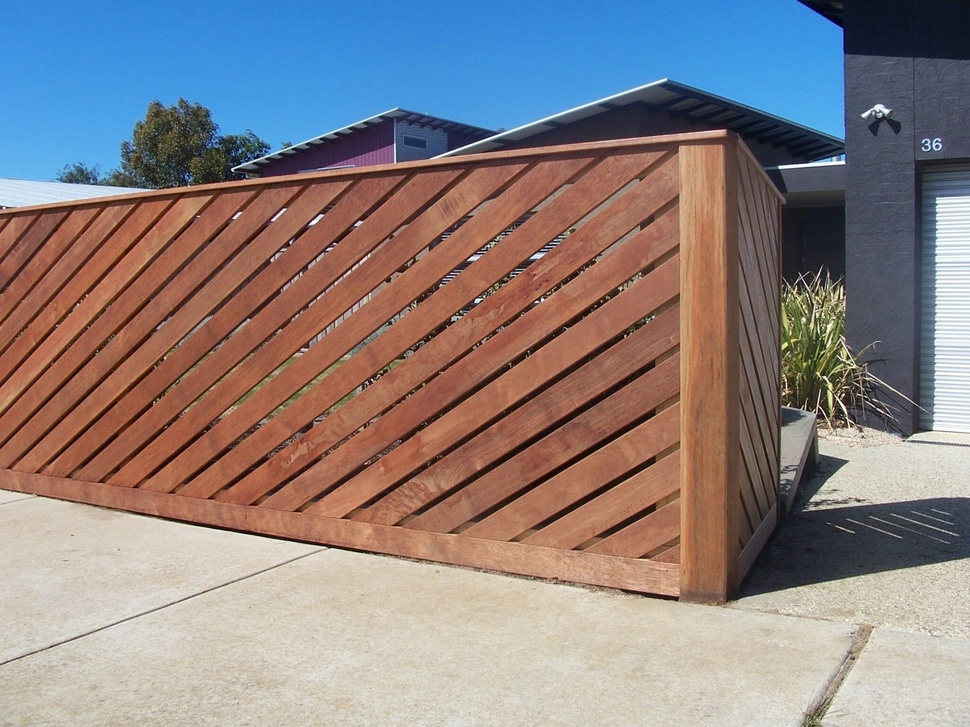
#> input picture Danilova. AA1905. LR4/danilova41.jpg, 970 x 727 px, shrunk from 2048 x 1536 before the run
$ python task4.py
#> lines starting #> are read from the running program, lines starting #| are printed output that depends on the picture
from PIL import Image
from scipy.ndimage import sobel, gaussian_filter
import matplotlib.pyplot as plt
from numpy import array, zeros, sqrt

# стандартное отклонение
sigma = 5
# чтение изображения
im = Image.open('danilova41.jpg')
#> im is the input picture: PIL image 970x727 RGB; mean R, G, B 138.9, 128.7, 129.1
im.show()
m_im = array(im.convert('L'))
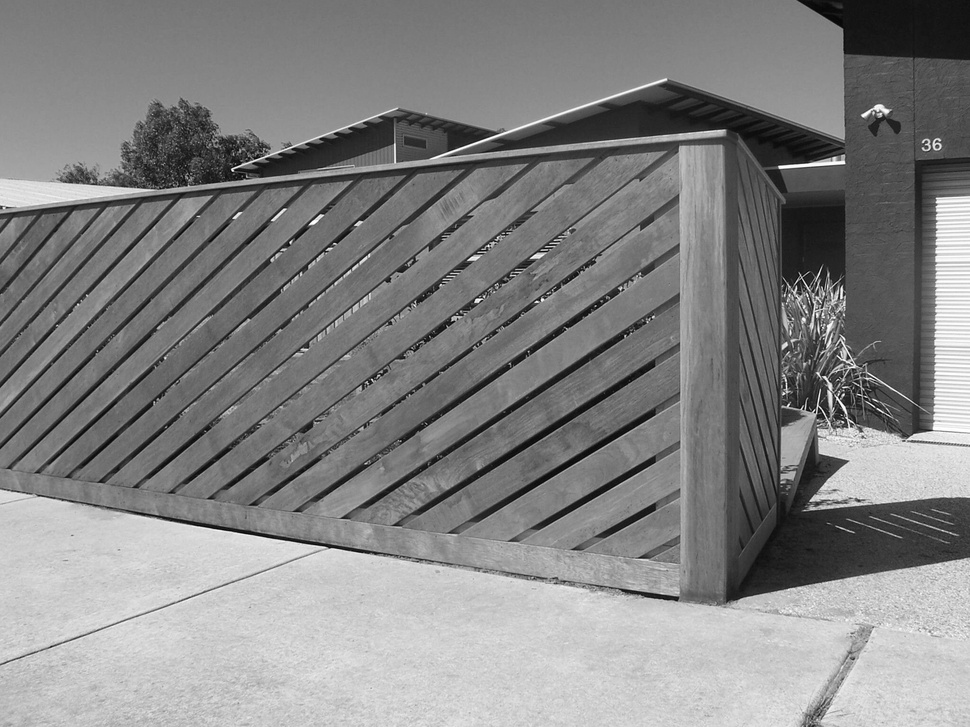
#> m_im: shape (727, 970); min 2, max 255, mean 131.8
# массивы для расчета производных
m_imx = zeros(m_im.shape)
m_imy = zeros(m_im.shape)
# оператор собеля
# Производная по х
sobel(m_im, 1, m_imx)
# Производная по у
sobel(m_im, 0, m_imy)
# Величина градиента
m = sqrt(m_imx*m_imx + m_imy*m_imy)
# результаты на графиках
plt.figure(figsize=(9, 5))
plt.gray()
plt.subplots_adjust(wspace=0.3, hspace=0.4)
plt.subplot(2,2,1)
plt.title('Собель. Произв. по х')
plt.imshow(m_imx)
plt.subplot(2,2,2)
plt.title('Собель. Произв. по у')
plt.imshow(m_imy)
plt.subplot(2,2,3)
plt.title('Собель. Границы')
plt.imshow(m)
plt.subplot(2,2,4)
plt.title('Собель. Гистограмма')
plt.hist(m.flatten(),128)
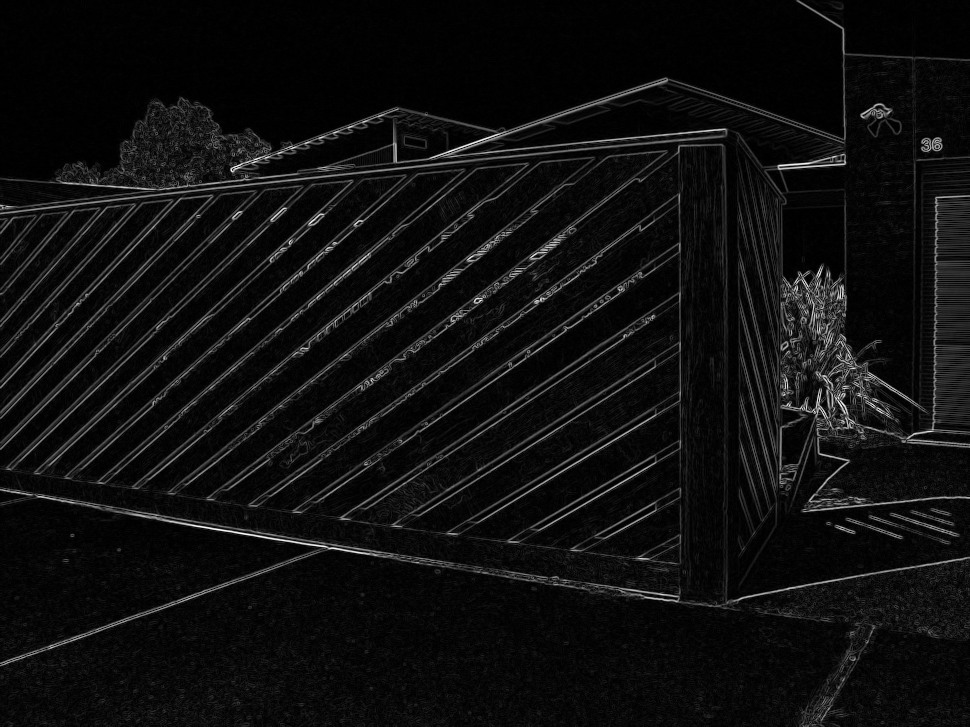
#> m: shape (727, 970) float64; min 0, max 951.5, mean 58.3; drawn with min black and max white
plt.savefig('danilova42.jpg')
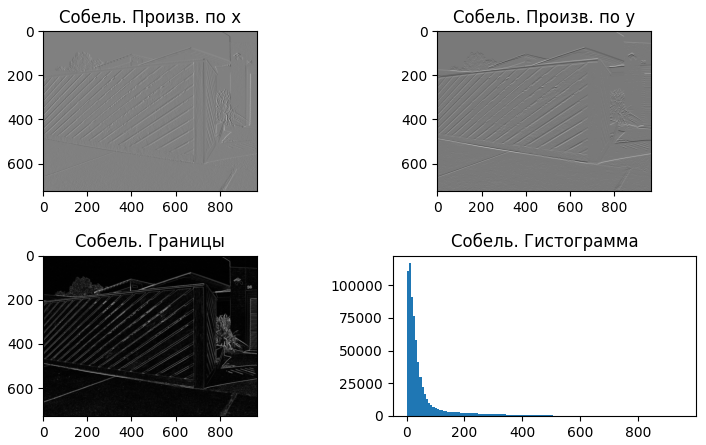
#> figure drawn by matplotlib, 4 panels; panel 4: tallest bar 116839 high, from x = 7.43 to 14.87
plt.show()

# оператор гаусса
m_imx = zeros(m_im.shape)
m_imy = zeros(m_im.shape)
gaussian_filter(m_im, (sigma, sigma), (0, 1), m_imx)
gaussian_filter(m_im, (sigma, sigma), (1, 0), m_imy)
m = sqrt(m_imx * m_imx + m_imy * m_imy)

plt.figure(figsize=(9, 5))
plt.gray()
plt.subplots_adjust(wspace=0.3, hspace=0.4)
plt.subplot(2,2,1)
plt.title('Гаусс. Произв. по х')
plt.imshow(m_imx)
plt.subplot(2,2,2)
plt.title('Гаусс. Произв. по у')
plt.imshow(m_imy)
plt.subplot(2,2,3)
plt.title('Гаусс. Границы')
plt.imshow(m)
plt.subplot(2,2,4)
plt.title('Гаусс. Гистограмма')
plt.hist(m.flatten(),128)
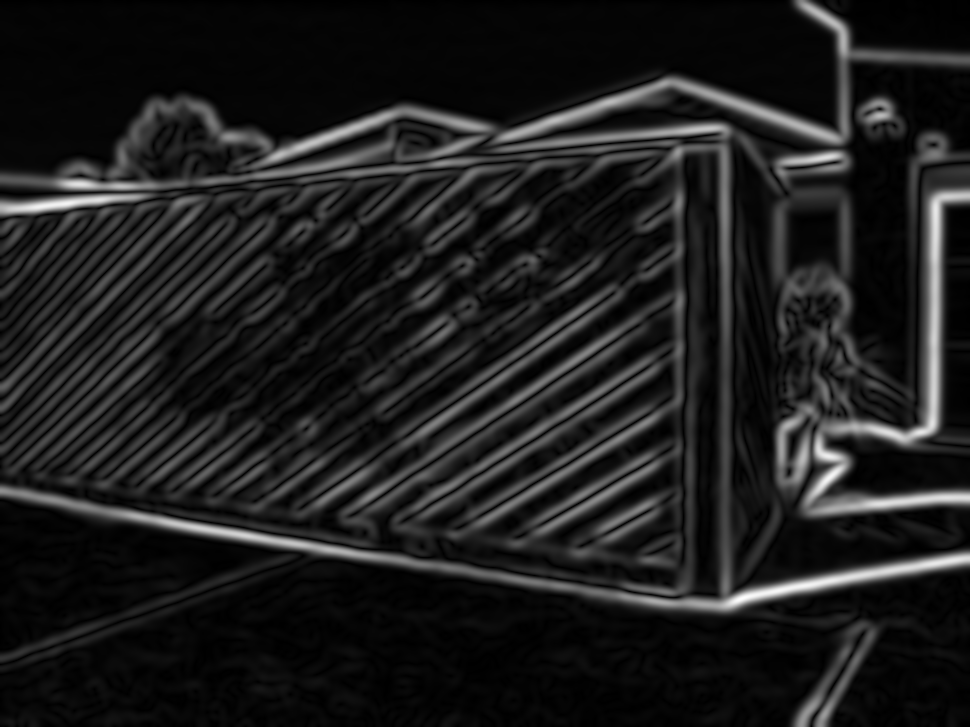
#> m: shape (727, 970) float64; min 0.000994, max 12.53, mean 1.48; drawn with min black and max white
plt.savefig('danilova43.jpg')
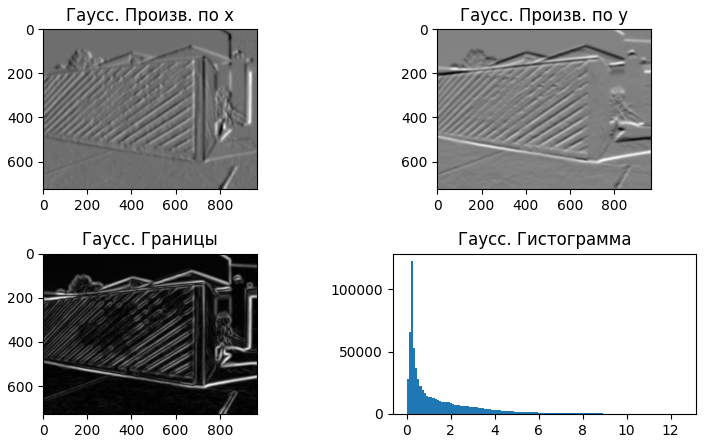
#> figure drawn by matplotlib, 4 panels; panel 4: tallest bar 122631 high, from x = 0.197 to 0.295
plt.show()

$ run again, with Danilova. AA1905. LR4/danilova51.jpg copied over Danilova. AA1905. LR4/danilova41.jpg
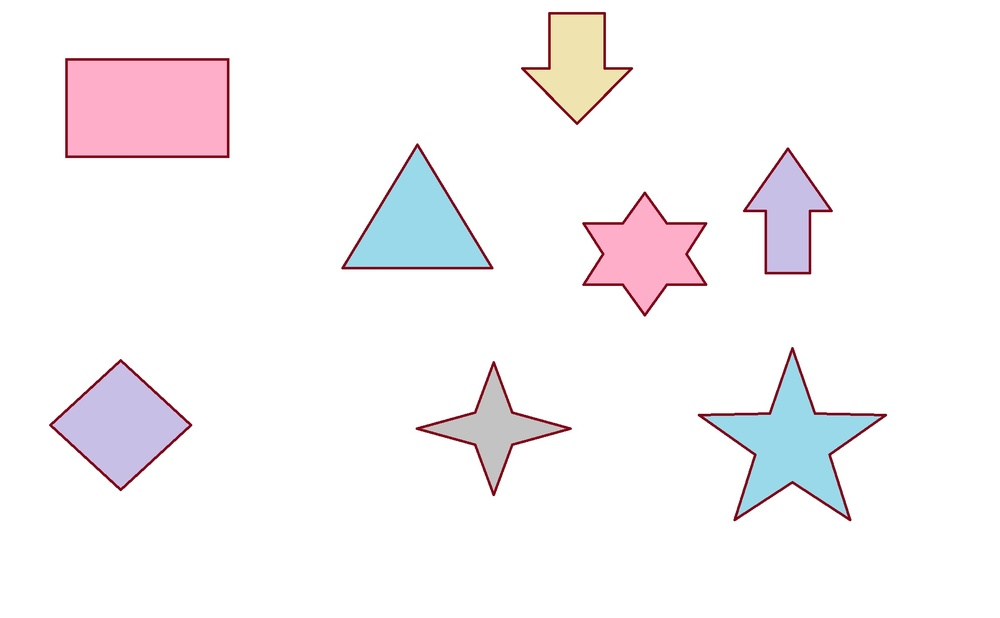
#> input picture Danilova. AA1905. LR4/danilova51.jpg, 1000 x 618 px, shrunk from 1992 x 1232 before the run
#> im is the input picture: PIL image 1000x618 RGB; mean R, G, B 248, 245.1, 247.1
#> `plt.hist(m.flatten(),128)`:
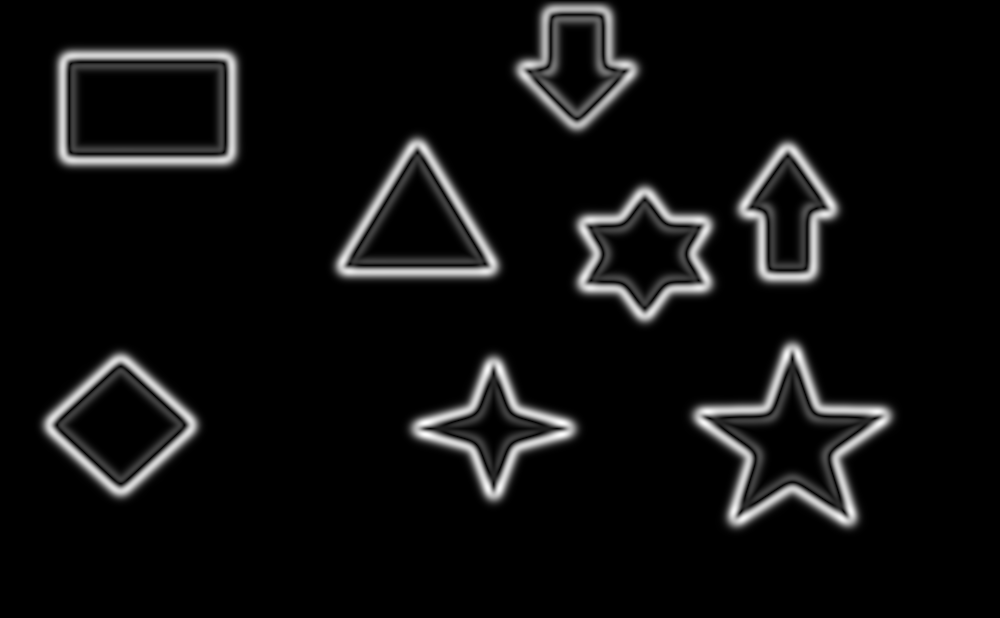
#> m: shape (618, 1000) float64; min 0, max 8.83, mean 0.51; drawn with min black and max white
#> `plt.savefig('danilova43.jpg')`:
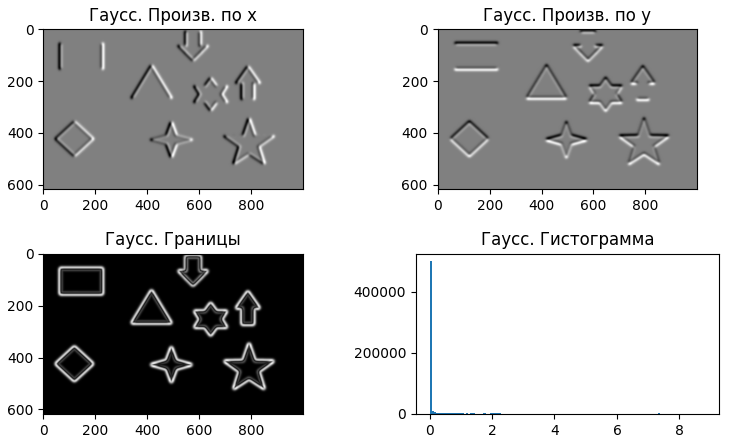
#> figure drawn by matplotlib, 4 panels; panel 4: tallest bar 499340 high, from x = 0 to 0.0689

$ run again, with Danilova. AA1905. LR4/danilova61.jpg copied over Danilova. AA1905. LR4/danilova41.jpg
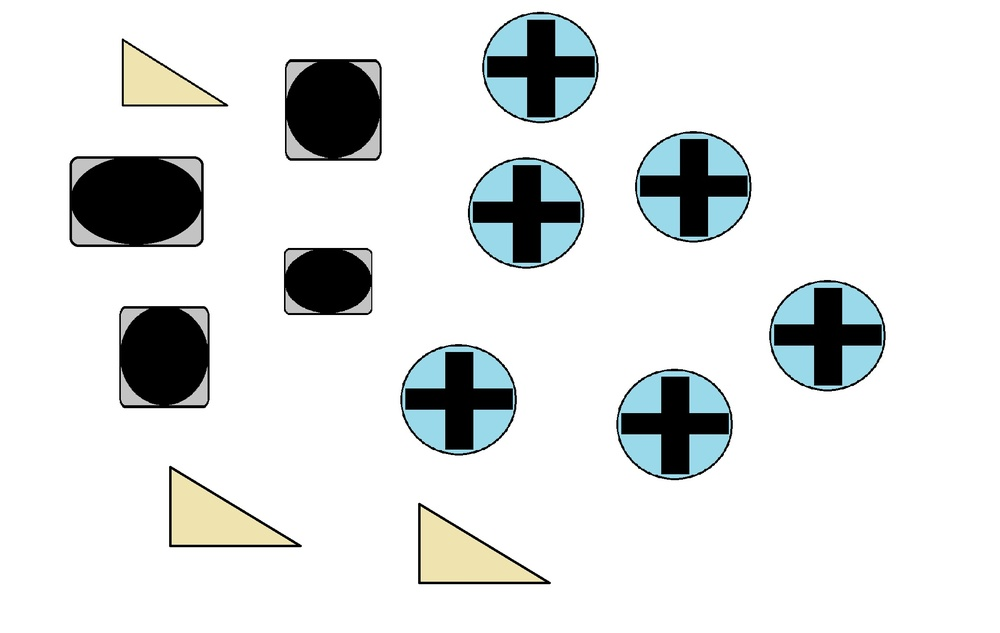
#> input picture Danilova. AA1905. LR4/danilova61.jpg, 1000 x 633 px, shrunk from 2028 x 1284 before the run
#> im is the input picture: PIL image 1000x633 RGB; mean R, G, B 223.8, 226.5, 226.2
#> `plt.hist(m.flatten(),128)`:
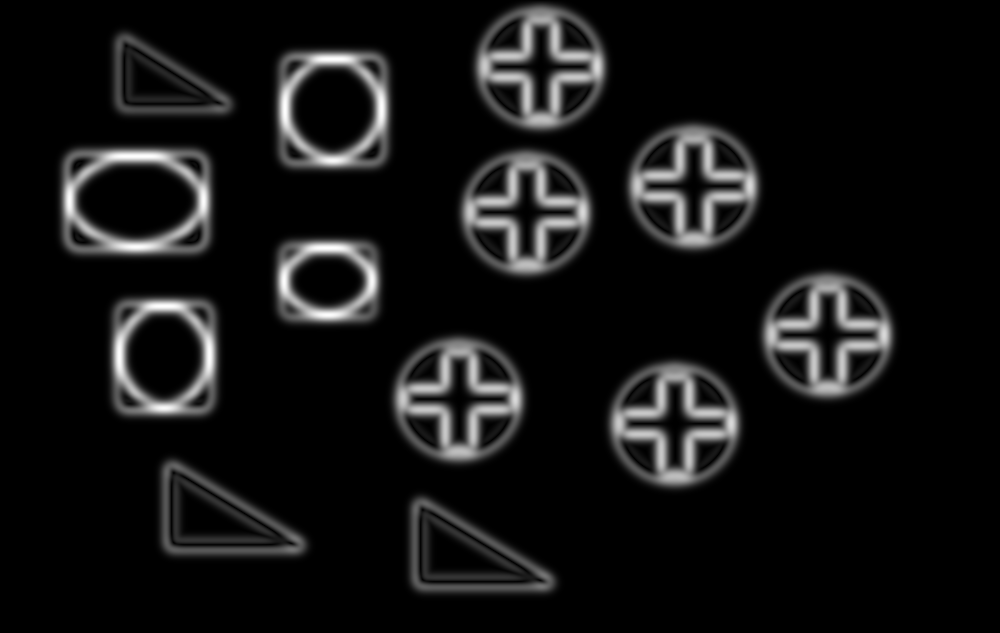
#> m: shape (633, 1000) float64; min 0, max 20.25, mean 1.6; drawn with min black and max white
#> `plt.savefig('danilova43.jpg')`:
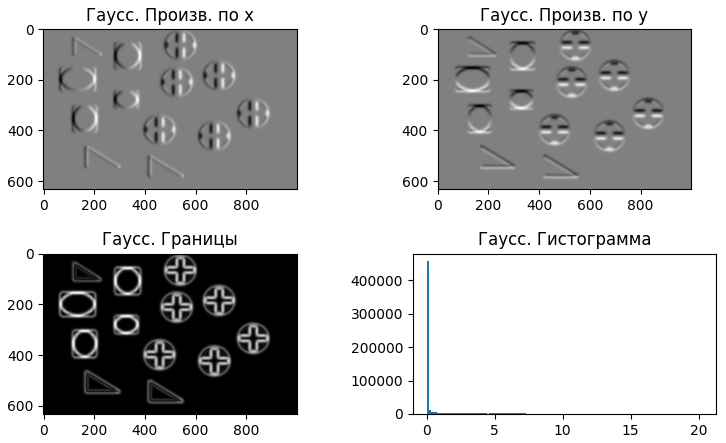
#> figure drawn by matplotlib, 4 panels; panel 4: tallest bar 456661 high, from x = 0 to 0.158
